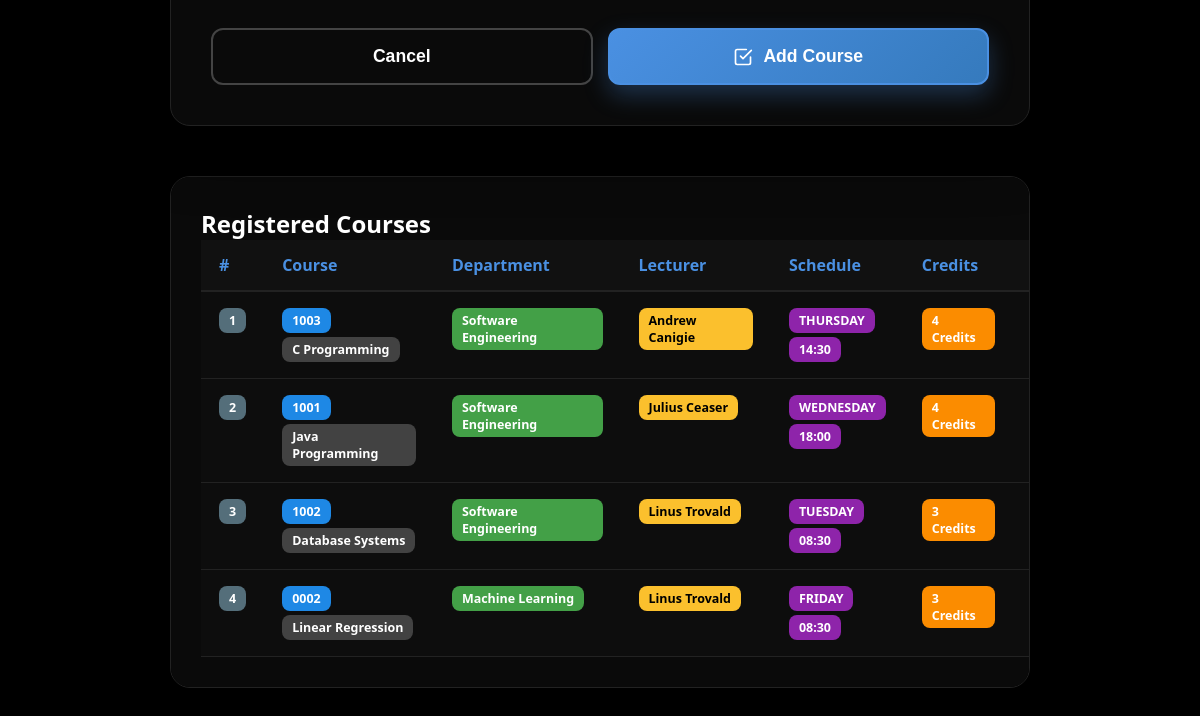
Before: /Add/Course (signed in, lower part) with the older database file.
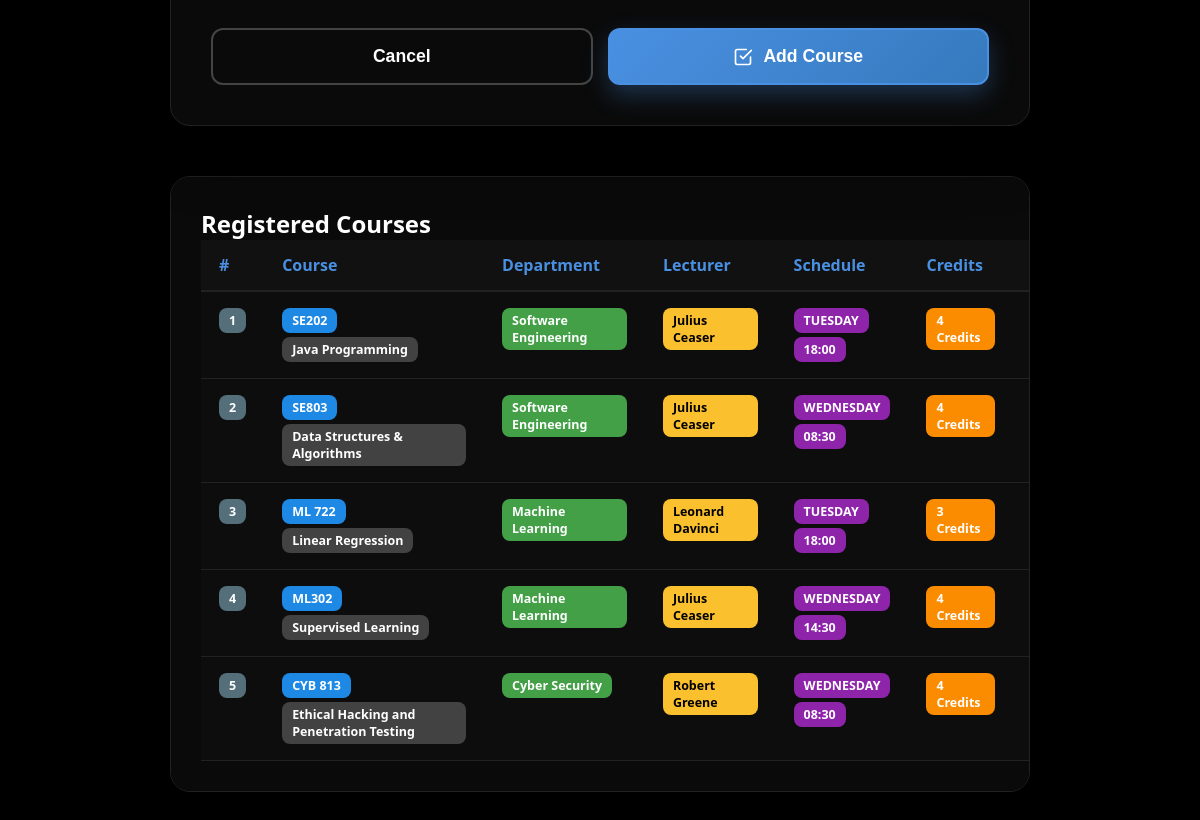
After: the same page with the newer database file.
### backend/models.py (models this page shows, shortened)
class Enrollment(models.Model):
    student= models.ForeignKey(Student,on_delete=models.CASCADE)
    course= models.ForeignKey(Course,on_delete=models.CASCADE)
    enrollDate= models.DateField(auto_now_add=True)
    active= models.BooleanField(default=True)
    class Meta:
        unique_together=('student', 'course')

class Course(models.Model):
    DAY_CHOICES = [
        ('monday', 'Monday'),
        ('tuesday', 'Tuesday'),
        ('wednesday', 'Wednesday'),
        ('thursday', 'Thursday'),
        ('friday', 'Friday'),
    ]
    TIME_CHOICES = [
        ('08:30', '08:30'),
        ('11:30', '11:30'),
        ('14:30', '14:30'),
        ('18:00', '18:00'),
    ]
    department= models.ForeignKey(Department, on_delete=models.CASCADE, null=True, blank=True
    )
    courseCode= models.CharField(max_length=12, unique=True)
    courseName= models.CharField(max_length=45)
    courseDay=  models.CharField(max_length=20, choices=DAY_CHOICES)
    courseTime=  models.CharField(max_length=20, choices=TIME_CHOICES)
    lecturer= models.ManyToManyField(Lecturer, related_name='courses')
    credits= models.PositiveBigIntegerField(default=3)
    room= models.ForeignKey(Room, on_delete=models.SET_NULL, blank=True, null=True)

class Department(models.Model):
    Faculity= models.ForeignKey(Faculity, on_delete=models.CASCADE)
    DepID= models.CharField(max_length=20,unique=True)
    DepName= models.CharField(max_length=30)

class Lecturer(models.Model):
    gender_choices= [('male','Male'),('female','Female')]
    degree= [('A0','A0'),
             ('masters','Masters'),
             ('phd','PHD')]
    user= models.OneToOneField(User, on_delete=models.CASCADE)
    LecturerID= models.IntegerField(unique=True)
    first_name= models.CharField(max_length=40)
    last_name= models.CharField(max_length=40)
    dateOfBirth= models.DateField()
    email= models.EmailField(unique=True)
    phone= models.CharField(max_length=12)
    gender= models.CharField(max_length=10, choices= gender_choices)
    degree= models.CharField(max_length=10, choices=degree)
    created_at = models.DateTimeField(default=timezone.now)

### backend/views.py (the view, shortened to what this page needs)
# urls.py: path('Add/Course',views.addCourse, name="add_course"),
@login_required
def addCourse(request):
    student= Student.objects.get(user=request.user)
    enrollment= Enrollment.objects.filter(student=student).select_related('course')
    courses= Course.objects.all()
    context= {
        'courses':courses,
        'enrollment':enrollment
    }
    return render(request, 'school/addCourse.html', context)

### backend/templates/school/addCourse.html (shortened to what this page needs)
<!DOCTYPE html>
<html lang="en">
<head>
</head>
<body>
    <div class="container">
        <div class="form-container">
            <form id="addCourseForm" method="POST" action="{% url 'add_course' %}">
                <div class="button-group">
                    <button type="button" class="cancel-btn" onclick="cancelForm()">Cancel</button>
                    <button type="submit" class="submit-btn">
                        <svg viewBox="0 0 24 24" stroke-width="2" stroke-linecap="round" stroke-linejoin="round" fill="none" stroke="currentColor">
                            <polyline points="9 11 12 14 22 4"></polyline>
                            <path d="M21 12v7a2 2 0 0 1-2 2H5a2 2 0 0 1-2-2V5a2 2 0 0 1 2-2h11"></path>
                        </svg>
                        Add Course
                    </button>
                </div>
            </form>
        </div>
<div class="registered-courses">
    <h2 class="table-title">Registered Courses</h2>
    <table class="course-table">
        <thead>
            <tr>
                <th>#</th>
                <th>Course</th>
                <th>Department</th>
                <th>Lecturer</th>
                <th>Schedule</th>
                <th>Credits</th>
                <th>Action</th>
            </tr>
        </thead>
        <tbody>
            {% for enroll in enrollment %}
            <tr class="course-row">
                <td>
                    <span class="badge badge-id">{{ forloop.counter }}</span>
                </td>
                <td>
                    <span class="badge badge-blue">{{ enroll.course.courseCode }}</span><br>
                    <span class="badge badge-gray">{{ enroll.course.courseName }}</span>
                </td>
                <td>
                    <span class="badge badge-green">{{ enroll.course.department.DepName }}</span>
                </td>
                <td>
                    {% for lec in enroll.course.lecturer.all %}
                        <span class="badge badge-yellow">
                            {{ lec.first_name }} {{ lec.last_name }}
                        </span>
                    {% endfor %}
                </td>
                <td>
                    <span class="badge badge-purple">{{ enroll.course.courseDay|upper }}</span><br>
                    <span class="badge badge-purple">{{ enroll.course.courseTime }}</span>
                </td>
                <td>
                    <span class="badge badge-orange">{{ enroll.course.credits }} Credits</span>
                </td>
                <td>
                </td>
            </tr>
            {% empty %}
            <tr>
                <td colspan="7" class="no-data">No courses registered yet</td>
            </tr>
            {% endfor %}
        </tbody>
    </table>
</div>
</div>
</body>
</html>

Changed rows visible on the page:
removed Enrollment: course.courseCode "1003", course.courseName "C Programming", course.department.DepName "Software Engineering", course.courseDay "THURSDAY", course.courseTime "14:30", course.credits "4"
no longer on this page (row unchanged): Lecturer: first_name "Andrew", last_name "Canigie", shown under "1003"
removed Enrollment: course.courseCode "1001", course.courseName "Java Programming", course.department.DepName "Software Engineering", course.courseDay "WEDNESDAY", course.courseTime "18:00", course.credits "4", Lecturer (first_name "Julius", last_name "Ceaser")
removed Enrollment: course.courseCode "1002", course.courseName "Database Systems", course.department.DepName "Software Engineering", course.courseDay "TUESDAY", course.courseTime "08:30", course.credits "3"
no longer on this page (row unchanged): Lecturer: first_name "Linus", last_name "Trovald"
removed Enrollment: course.courseCode "0002", course.courseName "Linear Regression", course.department.DepName "Machine Learning", course.courseDay "FRIDAY", course.courseTime "08:30", course.credits "3"
added Enrollment: course.courseCode "SE202", course.courseName "Java Programming", course.department.DepName "Software Engineering", course.courseDay "TUESDAY", course.courseTime "18:00", course.credits "4", Lecturer (first_name "Julius", last_name "Ceaser")
added Enrollment: course.courseCode "SE803", course.courseName "Data Structures & Algorithms", course.department.DepName "Software Engineering", course.courseDay "WEDNESDAY", course.courseTime "08:30", course.credits "4", Lecturer (first_name "Julius", last_name "Ceaser")
added Enrollment: course.courseCode "ML 722", course.courseName "Linear Regression", course.department.DepName "Machine Learning", course.courseDay "TUESDAY", course.courseTime "18:00", course.credits "3"
added Lecturer: first_name "Leonard", last_name "Davinci", shown under "ML 722"
added Enrollment: course.courseCode "ML302", course.courseName "Supervised Learning", course.department.DepName "Machine Learning", course.courseDay "WEDNESDAY", course.courseTime "14:30", course.credits "4", Lecturer (first_name "Julius", last_name "Ceaser")
added Enrollment: course.courseCode "CYB 813", course.courseName "Ethical Hacking and Penetration Testing", course.department.DepName "Cyber Security", course.courseDay "WEDNESDAY", course.courseTime "08:30", course.credits "4"
added Lecturer: first_name "Robert", last_name "Greene", shown under "CYB 813"
